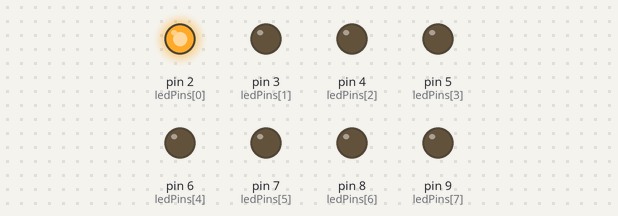
The sketch below on a simulated Arduino Uno, built with avr-gcc and run on an emulated ATmega328P. On the bench: output pins drawn as LEDs (lit = HIGH).

Above: at 0.15 s.
At 1.05 s:
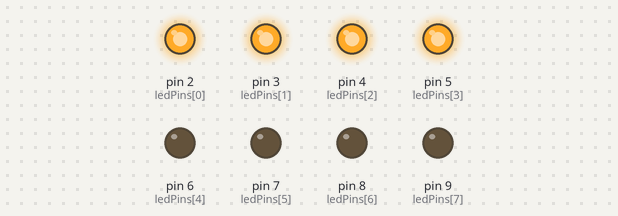
At 1.65 s:
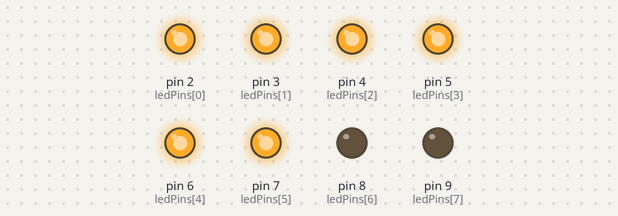
At 2.25 s:
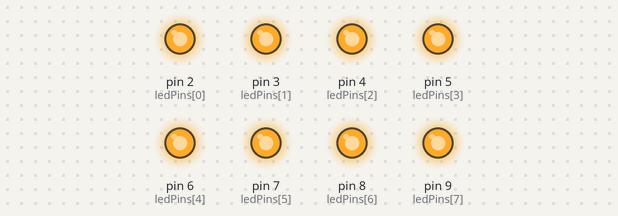
At 3.15 s:
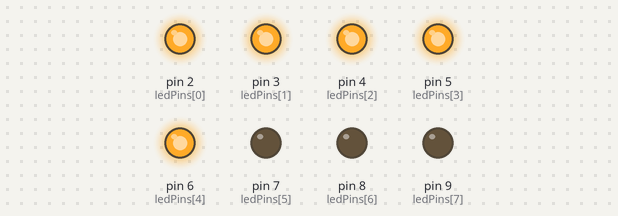
At 4.6 s:
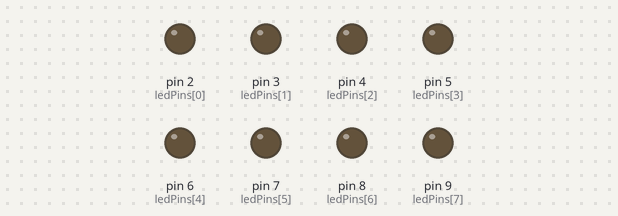
Timing chart, 0 to 6.1 s (numbered marks = the images above):
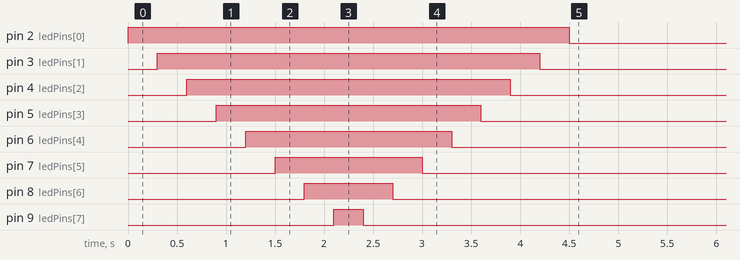

Measured:
- by itself, pin 2 (ledPins[0]): LOW → HIGH at 0.00 s, → LOW 4.5 s later
- by itself, pin 3 (ledPins[1]): LOW → HIGH at 0.30 s, → LOW 3.9 s later
- by itself, pin 4 (ledPins[2]): LOW → HIGH at 0.60 s, → LOW 3.3 s later
- by itself, pin 5 (ledPins[3]): LOW → HIGH at 0.90 s, → LOW 2.7 s later
- by itself, pin 6 (ledPins[4]): LOW → HIGH at 1.2 s, → LOW 2.1 s later
- by itself, pin 7 (ledPins[5]): LOW → HIGH at 1.5 s, → LOW 1.5 s later
- by itself, pin 8 (ledPins[6]): LOW → HIGH at 1.8 s, → LOW 0.90 s later
- by itself, pin 9 (ledPins[7]): LOW → HIGH at 2.1 s, → LOW 0.30 s later

The sketch:

for.ino
```cpp
int ledPins[] = {2,3,4,5,6,7,8,9};
int delayTime = 300;
void setup() {
  for(int i = 0; i < 8; i++)
  pinMode(ledPins[i],OUTPUT);
}

void loop(){
  byte x =0;
  for(; x <= 7; x++){
    digitalWrite(ledPins[x], HIGH);
    delay(delayTime);
  }
  x=7;
  for( ; x >= 0; x--){
    digitalWrite(ledPins[x], LOW);
    delay(delayTime);
  }

}
```
